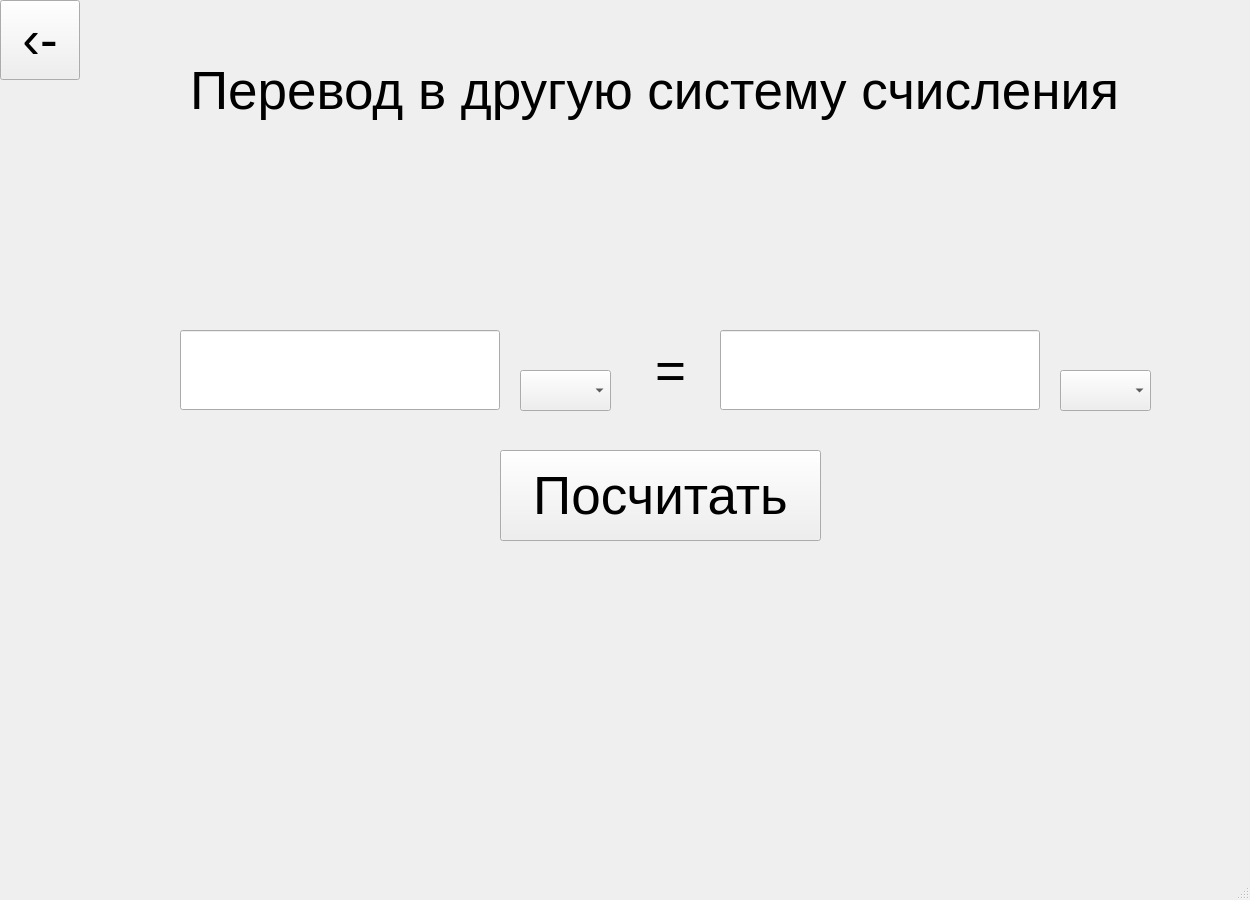
<?xml version="1.0" encoding="UTF-8"?>
<ui version="4.0">
 <class>MainWindow</class>
 <widget class="QMainWindow" name="MainWindow">
  <property name="geometry">
   <rect>
    <x>0</x>
    <y>0</y>
    <width>1250</width>
    <height>900</height>
   </rect>
  </property>
  <property name="font">
   <font>
    <pointsize>12</pointsize>
   </font>
  </property>
  <property name="windowTitle">
   <string>MainWindow</string>
  </property>
  <widget class="QWidget" name="centralwidget">
   <widget class="QLabel" name="label">
    <property name="geometry">
     <rect>
      <x>610</x>
      <y>350</y>
      <width>121</width>
      <height>41</height>
     </rect>
    </property>
    <property name="font">
     <font>
      <pointsize>40</pointsize>
     </font>
    </property>
    <property name="text">
     <string>=</string>
    </property>
    <property name="alignment">
     <set>Qt::AlignCenter</set>
    </property>
   </widget>
   <widget class="QPushButton" name="pushButton">
    <property name="geometry">
     <rect>
      <x>500</x>
      <y>450</y>
      <width>321</width>
      <height>91</height>
     </rect>
    </property>
    <property name="font">
     <font>
      <pointsize>40</pointsize>
     </font>
    </property>
    <property name="text">
     <string>Посчитать</string>
    </property>
   </widget>
   <widget class="QLabel" name="label_2">
    <property name="geometry">
     <rect>
      <x>190</x>
      <y>30</y>
      <width>991</width>
      <height>121</height>
     </rect>
    </property>
    <property name="font">
     <font>
      <pointsize>40</pointsize>
     </font>
    </property>
    <property name="text">
     <string>Перевод в другую систему счисления</string>
    </property>
   </widget>
   <widget class="QLabel" name="label_3">
    <property name="geometry">
     <rect>
      <x>430</x>
      <y>610</y>
      <width>471</width>
      <height>101</height>
     </rect>
    </property>
    <property name="font">
     <font>
      <pointsize>10</pointsize>
     </font>
    </property>
    <property name="text">
     <string/>
    </property>
    <property name="alignment">
     <set>Qt::AlignCenter</set>
    </property>
   </widget>
   <widget class="QPushButton" name="pushButton_2">
    <property name="geometry">
     <rect>
      <x>0</x>
      <y>0</y>
      <width>80</width>
      <height>80</height>
     </rect>
    </property>
    <property name="font">
     <font>
      <pointsize>40</pointsize>
     </font>
    </property>
    <property name="text">
     <string>‹-</string>
    </property>
   </widget>
   <widget class="QLineEdit" name="lineEdit">
    <property name="geometry">
     <rect>
      <x>180</x>
      <y>330</y>
      <width>320</width>
      <height>80</height>
     </rect>
    </property>
    <property name="font">
     <font>
      <pointsize>30</pointsize>
     </font>
    </property>
   </widget>
   <widget class="QComboBox" name="ComboBox">
    <property name="geometry">
     <rect>
      <x>520</x>
      <y>370</y>
      <width>91</width>
      <height>41</height>
     </rect>
    </property>
    <property name="currentText">
     <string/>
    </property>
   </widget>
   <widget class="QComboBox" name="ComboBox_2">
    <property name="geometry">
     <rect>
      <x>1060</x>
      <y>370</y>
      <width>91</width>
      <height>41</height>
     </rect>
    </property>
    <property name="currentText">
     <string/>
    </property>
   </widget>
   <widget class="QLineEdit" name="lineEdit_2">
    <property name="geometry">
     <rect>
      <x>720</x>
      <y>330</y>
      <width>320</width>
      <height>80</height>
     </rect>
    </property>
    <property name="font">
     <font>
      <pointsize>30</pointsize>
     </font>
    </property>
   </widget>
  </widget>
  <widget class="QMenuBar" name="menubar">
   <property name="geometry">
    <rect>
     <x>0</x>
     <y>0</y>
     <width>1338</width>
     <height>21</height>
    </rect>
   </property>
  </widget>
  <widget class="QStatusBar" name="statusbar"/>
 </widget>
 <resources/>
 <connections/>
</ui>
